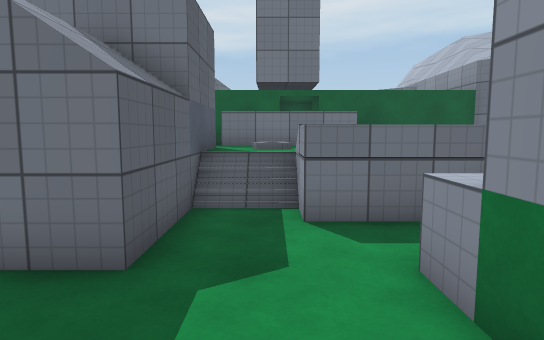
view 1 (above)

16 first-person views from a walk through a 3-D level made in the Unity game engine. The camera is 1.4 m above the floor, tilts 6° down and sees 75° across. The floor is counted in squares, 1 m on a side. Each view is taken from the middle of a square. On the plan, view 1 faces up. The plan holds only what a view shows up to about 15 squares ahead; the rest is blank. The place goes on beyond the plan. Surface patterns are stand-ins for the level's own textures.

view 2
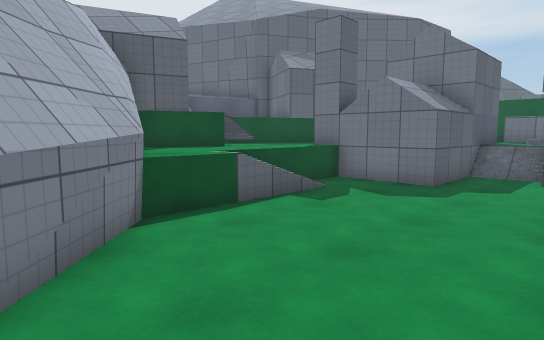

view 3
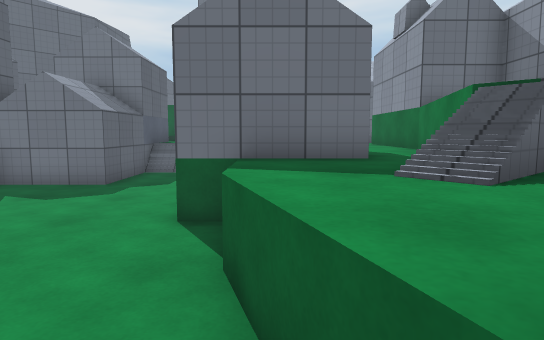

view 4
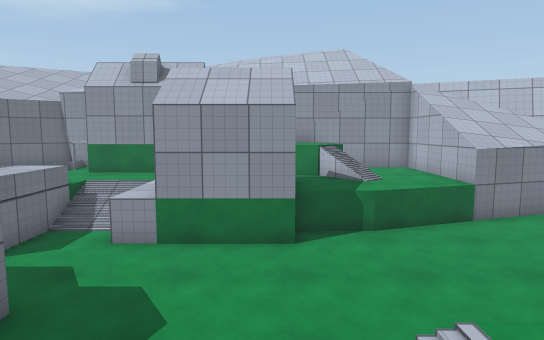

view 5
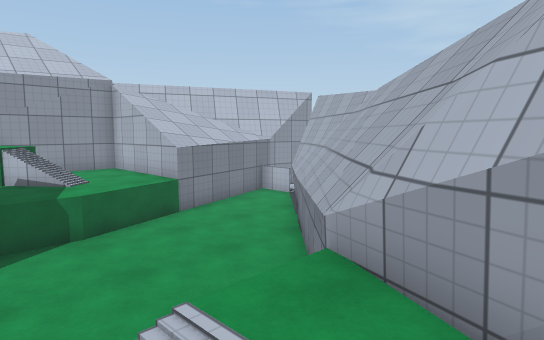

view 6
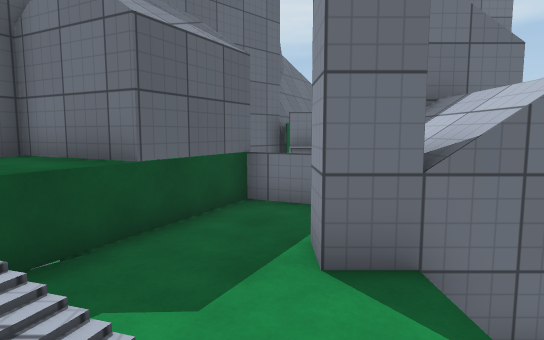

view 7
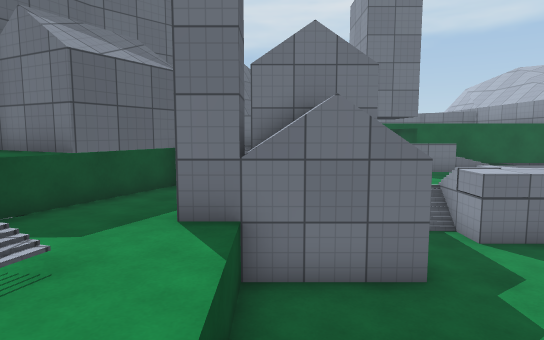

view 8
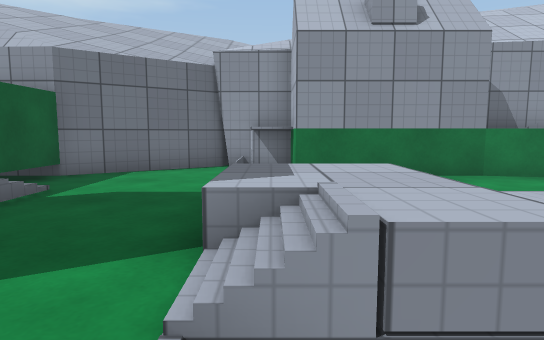

view 9
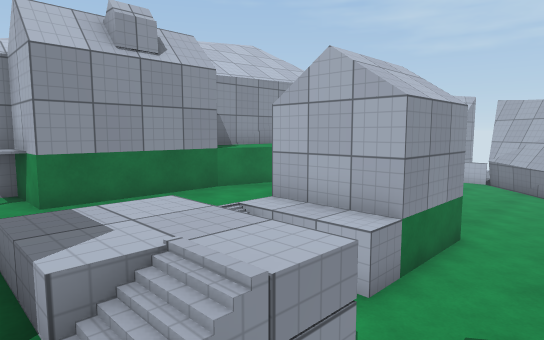

view 10
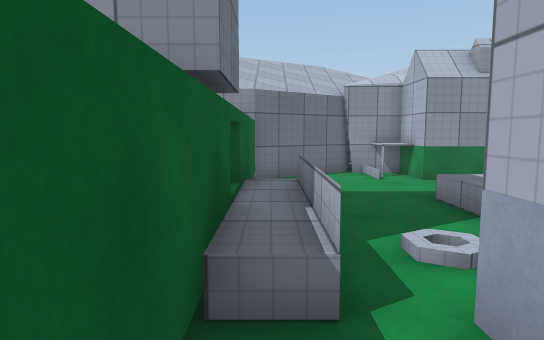

view 11
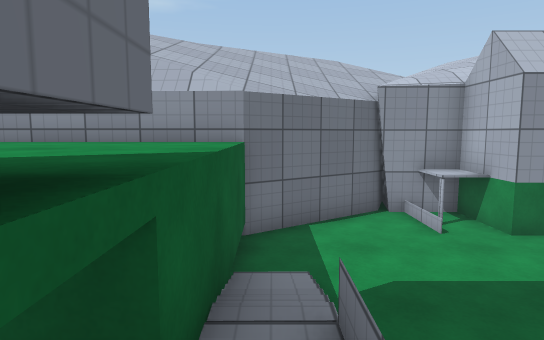

view 12
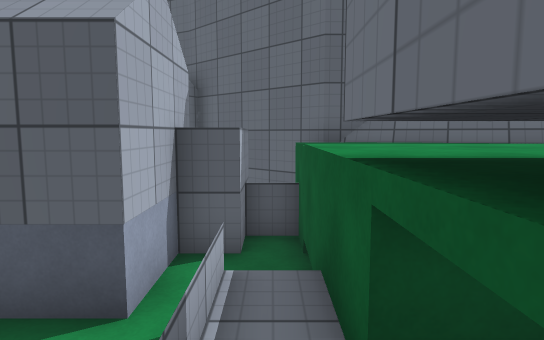

view 13
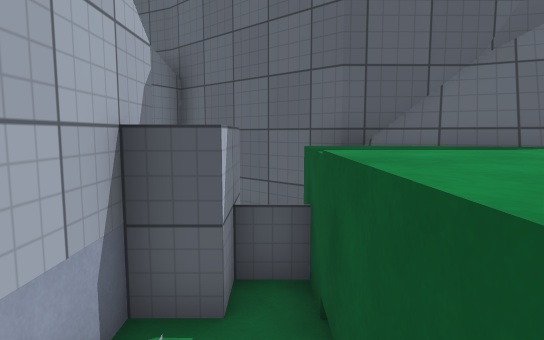

view 14
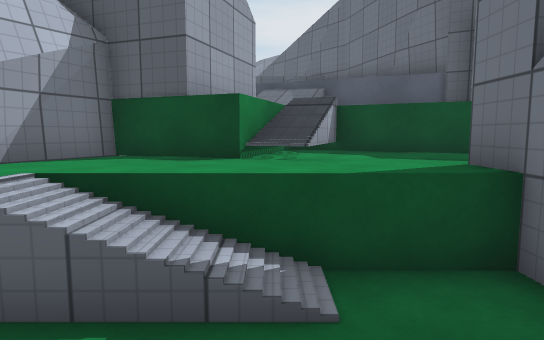

view 15
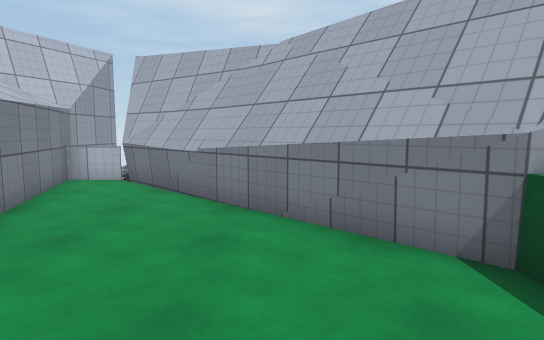

view 16
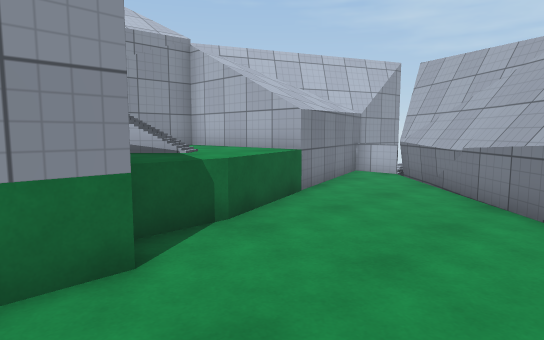

### Floor plan
Key: @ floor where view 1 was taken; # wall or solid block; . main floor; : floor 0.5 m higher than the main floor; - floor 1 m lower than the main floor; + floor 1 m higher than the main floor; / step, stairs or slope; = window, fence, low wall or low ledge; ^ raised ledge; v drop or lower ground.
Columns run from 11 left of view 1 to 9 right of it. Each row starts with its distance up from view 1.
 14        ^^^^## ^^^^
 13      #^^^^^##^^^^^
 12      #^^^^^=#^^^^^#
 11     ##=...:::://..##
 10   ### ##...........#
  9   #v  =^##./.......##
  8     #    #./........#
  7     #==^ #///::...^^#
  6 #####..^ #--:::...#^#
  5 ^ ##...^ #----//..#
  4 = +=..####----//..#
  3   =....------....###
  2   #==..------###.==#
  1  ###=../-----###.=+#
  0  ####../---@-###.=+#
 -1    ##../------...=+#
 -2    ###..------..==+#
 -3      ##=------../..#
 -4       ###-----=....#
 -5        ###----=#...#
 -6          ##----#####
 -7           ##---##
 -8            ##--##
 -9             ##--#
-10              ##-#
-11               #=#
-12                 #

Where each view was taken, in squares from view 1:
view 1: 0 up, 0 right, facing up
view 2: 6 down, 2 right, facing up-left
view 3: 6 down, 3 right, facing up
view 4: 0 up, 6 left, facing right
view 5: 0 up, 6 left, facing down-right
view 6: 0 up, 6 left, facing up
view 7: 2 down, 4 left, facing up
view 8: 7 up, 1 left, facing right
view 9: 8 up, 1 left, facing down-right
view 10: 11 up, 4 left, facing right
view 11: 11 up, 0 right, facing right
view 12: 11 up, 2 right, facing left
view 13: 11 up, 0 right, facing left
view 14: 1 up, 1 left, facing left
view 15: 0 up, 1 left, facing down
view 16: 1 up, 2 left, facing down-right
